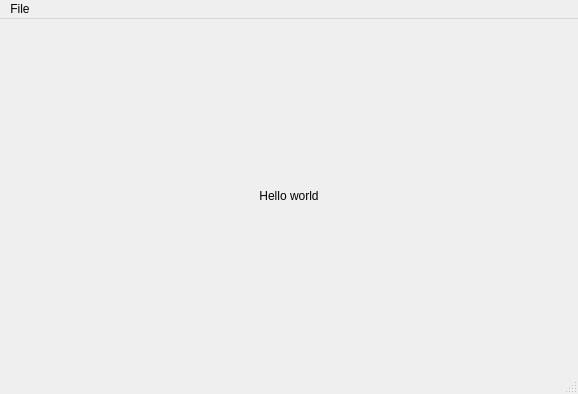
<?xml version="1.0" encoding="UTF-8"?>
<ui version="4.0">
 <class>MainWindow</class>
 <widget class="QMainWindow" name="MainWindow">
  <property name="geometry">
   <rect>
    <x>0</x>
    <y>0</y>
    <width>578</width>
    <height>394</height>
   </rect>
  </property>
  <property name="windowTitle">
   <string>MainWindow</string>
  </property>
  <widget class="QWidget" name="centralwidget">
   <layout class="QGridLayout" name="gridLayout">
    <item row="0" column="0">
     <widget class="QLabel" name="label">
      <property name="text">
       <string>Hello world</string>
      </property>
      <property name="alignment">
       <set>Qt::AlignCenter</set>
      </property>
     </widget>
    </item>
   </layout>
  </widget>
  <widget class="QMenuBar" name="menubar">
   <property name="geometry">
    <rect>
     <x>0</x>
     <y>0</y>
     <width>578</width>
     <height>22</height>
    </rect>
   </property>
   <widget class="QMenu" name="menuFile">
    <property name="title">
     <string>File</string>
    </property>
    <addaction name="actionQuit"/>
   </widget>
   <addaction name="menuFile"/>
  </widget>
  <widget class="QStatusBar" name="statusbar"/>
  <action name="actionQuit">
   <property name="text">
    <string>Quit</string>
   </property>
  </action>
 </widget>
 <resources/>
 <connections/>
</ui>
